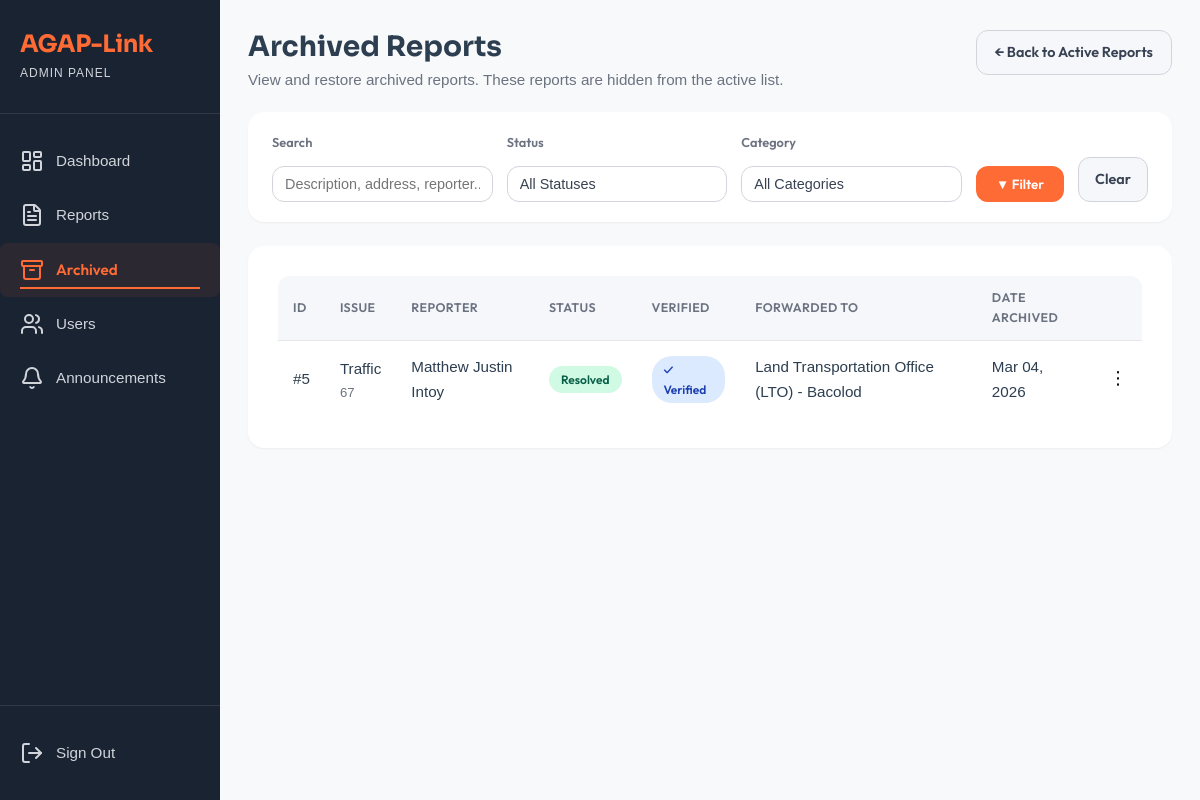
Page /view/admin_module/archived_reports.php (signed in) on the committed database.
### tables this page shows
CREATE TABLE `reports` (
  `report_id` int(11) NOT NULL,
  `user_id` int(11) NOT NULL,
  `category_id` int(11) NOT NULL,
  `assigned_agency_id` int(11) DEFAULT NULL,
  `description` text NOT NULL,
  `address` varchar(255) NOT NULL,
  `photo_path` varchar(255) DEFAULT NULL,
  `gps_lat` decimal(10,8) DEFAULT NULL,
  `gps_long` decimal(11,8) DEFAULT NULL,
  `status` enum('Pending','Verified','Forwarded','Ongoing','Resolved') DEFAULT 'Pending',
  `priority` enum('Low','Medium','Critical') DEFAULT 'Low',
  `created_at` timestamp NOT NULL DEFAULT current_timestamp(),
  `updated_at` timestamp NOT NULL DEFAULT current_timestamp() ON UPDATE current_timestamp(),
  `is_archived` tinyint(1) NOT NULL DEFAULT 0 COMMENT '0 = active, 1 = archived (soft-deleted)',
  `archived_at` datetime DEFAULT NULL,
  `is_verified` tinyint(1) NOT NULL DEFAULT 0,
  `agency_verified_at` datetime DEFAULT NULL
);

CREATE TABLE `categories` (
  `category_id` int(11) NOT NULL,
  `name` varchar(50) NOT NULL,
  `description` text DEFAULT NULL,
  `created_at` timestamp NOT NULL DEFAULT current_timestamp()
);

CREATE TABLE `agencies` (
  `agency_id` int(11) NOT NULL,
  `name` varchar(100) NOT NULL,
  `contact_number` varchar(20) DEFAULT NULL,
  `type` varchar(50) DEFAULT NULL,
  `category_id` int(11) DEFAULT NULL,
  `created_at` timestamp NOT NULL DEFAULT current_timestamp()
);

### model/Report.php (called while the page is built, shortened)
<?php
require_once dirname(__DIR__) . '/config/agaplinkdb.php';
class Report
{
    private $conn;
    public function __construct()
    {
        global $conn;
        $this->conn = $conn;
    }
    public function getArchivedReports($filterStatus = '', $filterCategory = '', $filterSearch = '')
    {
        $sql = "SELECT r.*, c.name AS category_name, a.name AS agency_name,
                       CONCAT(u.first_name, ' ', IFNULL(CONCAT(u.middle_initial, '. '), ''), u.last_name) AS full_name,
                       u.phone_number AS reporter_phone
                FROM reports r
                LEFT JOIN categories c ON r.category_id = c.category_id
                LEFT JOIN agencies   a ON r.assigned_agency_id = a.agency_id
                LEFT JOIN users      u ON r.user_id = u.user_id
                WHERE r.is_archived = 1";
        $params = [];
        $sql .= " ORDER BY r.archived_at DESC";
        $stmt = $this->conn->prepare($sql);
        $stmt->execute($params);
        return $stmt->fetchAll(PDO::FETCH_ASSOC);
    }
}

### view/admin_module/archived_reports.php (the view, shortened to what this page needs)
<?php
require_once MODEL_PATH . 'Report.php';
$filterStatus   = $_GET['status']   ?? '';
$filterCategory = $_GET['category'] ?? '';
$filterSearch   = trim($_GET['search'] ?? '');
$reportModel = new Report();
$archivedReports = $reportModel->getArchivedReports($filterStatus, $filterCategory, $filterSearch);
$hasReports  = !empty($archivedReports);
?>
<!DOCTYPE html>
<html lang="en">
<head>
    <link rel="stylesheet" href="<?= ASSET_URL ?>/css/admin_module/admin_module.css">
</head>
<body data-base-url="<?= BASE_URL ?>">
    <div class="dashboard-container">
        <?php require_once __DIR__ . '/../partials/admin_sidebar.php'; ?>
        <main class="main-content page-transition">
            <div class="reports-header">
                <div>
                    <h1>Archived Reports</h1>
                    <p>View and restore archived reports. These reports are hidden from the active list.</p>
                </div>
                <a href="<?= BASE_URL ?>/view/admin_module/admin_report.php" class="btn-export" style="text-decoration:none; display:inline-flex; align-items:center; gap:6px;">
                    ← Back to Active Reports
                </a>
            </div>
            <form method="GET" action="">
                <div class="filter-bar">
                    <div class="form-group">
                        <label for="search">Search</label>
                        <input type="text" id="search" name="search"
                               placeholder="Description, address, reporter..."
                               value="<?= htmlspecialchars($filterSearch) ?>">
                    </div>
                    <div class="form-group">
                        <label for="status">Status</label>
                        <select name="status" id="status">
                            <option value="">All Statuses</option>
                        </select>
                    </div>
                    <div class="form-group">
                        <label for="category">Category</label>
                        <select name="category" id="category">
                            <option value="">All Categories</option>
                        </select>
                    </div>
                    <button type="submit" class="btn-filter-apply">▼ Filter</button>
                    <a href="<?= BASE_URL ?>/view/admin_module/archived_reports.php" class="btn-clear">Clear</a>
                </div>
            </form>
            <section class="reports-section">
                <?php if (!$hasReports): ?>
                    <div class="empty-state">
                        <div class="empty-icon">📦</div>
                        <p class="empty-message">No archived reports found<?= ($filterStatus || $filterCategory || $filterSearch) ? ' matching your filters.' : ' yet.' ?></p>
                    </div>
                <?php else: ?>
                    <div class="table-wrapper">
                        <table class="reports-table">
                            <thead>
                                <tr>
                                    <th>ID</th>
                                    <th>Issue</th>
                                    <th>Reporter</th>
                                    <th>Status</th>
                                    <th>Verified</th>
                                    <th>Forwarded To</th>
                                    <th>Date Archived</th>
                                    <th></th>
                                </tr>
                            </thead>
                            <tbody>
<?php foreach ($archivedReports as $report): ?>
<tr>
    <td>#<?= htmlspecialchars($report['report_id']) ?></td>
    <td>
        <?= htmlspecialchars($report['category_name'] ?? 'General') ?>
        <span class="report-cell-sub">
            <?= htmlspecialchars(mb_strimwidth($report['description'] ?? '', 0, 70, '…')) ?>
        </span>
    </td>
    <td><?= htmlspecialchars($report['full_name'] ?? 'N/A') ?></td>
    <td>
        <?php
        $status = strtolower($report['status']);
        $statusClass = match ($status) {
            'pending'   => 'status-pending',
            'ongoing'   => 'status-ongoing',
            'verified'  => 'status-verified',
            'forwarded' => 'status-forwarded',
            'resolved'  => 'status-resolved',
            default     => 'status-pending'
        };
        ?>
        <span class="<?= $statusClass ?>"><?= ucfirst($status) ?></span>
    </td>
    <td>
        <?php if ($report['is_verified']): ?>
            <span class="status-verified">✓ Verified</span>
        <?php else: ?>
            <span class="status-pending">Pending</span>
        <?php endif; ?>
    </td>
    <td><?= htmlspecialchars($report['agency_name'] ?? '—') ?></td>
    <td><?= date('M d, Y', strtotime($report['archived_at'])) ?></td>
    <td class="action-cell">
        <div class="meatballs-container">
            <button type="button" class="meatballs-btn">⋮</button>
        </div>
    </td>
</tr>
<?php endforeach; ?>
                            </tbody>
                        </table>
                    </div>
                <?php endif; ?>
            </section>
        </main>
    </div>
</body>
</html>

### assets/css/admin_module/admin_module.css (style rules this page uses)
* { margin: 0; padding: 0; box-sizing: border-box; }
body { font-family: var(--font-primary); background-color: var(--color-light); color: var(--color-gray-800); line-height: 1.6; }
.dashboard-container { display: flex; min-height: 100vh; }
.page-transition { opacity: 0; transform: translateY(10px); animation: pageFadeIn 0.5s ease forwards; }
.main-content { flex: 1; margin-left: 250px; padding: 30px; min-height: 100vh; }
.recent-reports-section, .reports-section, .users-section, .announcements-section { background: var(--color-white); padding: 30px; border-radius: var(--radius-lg); box-shadow: var(--shadow-sm); margin-bottom: 30px; }
.reports-header { display: flex; justify-content: space-between; align-items: flex-start; margin-bottom: 20px; flex-wrap: wrap; gap: 16px; }
.reports-header h1 { font-size: 1.75rem; font-weight: 700; color: var(--color-secondary); font-family: var(--font-display); }
.reports-header p { font-size: 0.95rem; color: var(--color-gray-600); margin-top: 4px; }
.btn-export, .btn-filter { padding: 10px 18px; border-radius: var(--radius-md); border: none; font-weight: 600; cursor: pointer; font-family: var(--font-primary); font-size: 0.9rem; transition: all var(--transition-fast); }
.btn-export { background-color: var(--color-gray-100); color: var(--color-gray-800); border: 1px solid var(--color-gray-300); }
.table-wrapper { overflow-x: auto; -webkit-overflow-scrolling: touch; border-radius: var(--radius-md); }
.reports-table { width: 100%; border-collapse: collapse; }
.reports-table thead { background-color: var(--color-gray-100); }
.reports-table th { padding: 12px 15px; text-align: left; font-size: 0.78rem; font-weight: 600; color: var(--color-gray-600); text-transform: uppercase; letter-spacing: 0.4px; }
.reports-table td { padding: 14px 15px; text-align: left; font-size: 0.95rem; color: var(--color-secondary); border-top: 1px solid var(--color-gray-200); vertical-align: middle; }
.report-cell-sub { font-size: 0.82rem; color: var(--color-gray-600); margin-top: 3px; display: block; line-height: 1.4; }
.status-verified { background-color: #dbeafe; color: #1e40af; padding: 4px 12px; border-radius: 20px; font-size: 0.75rem; font-weight: 600; display: inline-block; }
.status-resolved { background-color: #d1fae5; color: #065f46; padding: 4px 12px; border-radius: 20px; font-size: 0.75rem; font-weight: 600; display: inline-block; }
select { padding: 8px 32px 8px 12px; border-radius: var(--radius-sm); border: 1px solid var(--color-gray-300); font-family: var(--font-primary); font-size: 0.9rem; cursor: pointer; background-color: var(--color-white); color: var(--color-gray-800); transition: border-color var(--transition-fast); appearance: none; background-repeat: no-repeat; background-position: right 8px center; background-size: 16px; }
.form-group { display: flex; flex-direction: column; gap: 8px; }
@media (min-width: 769px) and (max-width: 1279px) { .main-content { margin-left: 220px; padding: 30px 28px; } }
.action-cell { position: relative; }
.meatballs-container { position: relative; }
.meatballs-btn { background: none; border: none; font-size: 18px; cursor: pointer; }
.filter-bar { background: var(--color-white); border-radius: var(--radius-lg); box-shadow: var(--shadow-sm); padding: 20px 24px; margin-bottom: 24px; display: flex; flex-wrap: wrap; gap: 14px; align-items: flex-end; }
.filter-bar .form-group { margin: 0; flex: 1 1 160px; }
.filter-bar label { font-size: 0.8rem; font-weight: 600; color: var(--color-gray-600); display: block; margin-bottom: 6px; }
.filter-bar select, .filter-bar input[type="text"] { width: 100%; padding: 9px 12px; border: 1.5px solid var(--color-gray-300); border-radius: var(--radius-md); font-family: var(--font-primary); font-size: 0.9rem; background: var(--color-white); transition: border-color var(--transition-fast); }
.filter-bar .btn-filter-apply { padding: 10px 20px; background: var(--color-primary); color: #fff; border: none; border-radius: var(--radius-md); font-weight: 600; font-family: var(--font-primary); cursor: pointer; transition: background var(--transition-fast); align-self: flex-end; }
.filter-bar .btn-clear { padding: 10px 16px; background: var(--color-gray-100); color: var(--color-gray-800); border: 1.5px solid var(--color-gray-300); border-radius: var(--radius-md); font-family: var(--font-primary); font-weight: 600; cursor: pointer; align-self: flex-end; text-decoration: none; font-size: 0.9rem; display: inline-block; }

### rows in the picture
reports: report_id "5", category.name "Traffic", description "67", full_name "Matthew Justin Intoy", status "Resolved", is_verified "✓ Verified", assigned_agency.name "Land Transportation Office (LTO) - Bacolod", archived_at "Mar 04, 2026"
